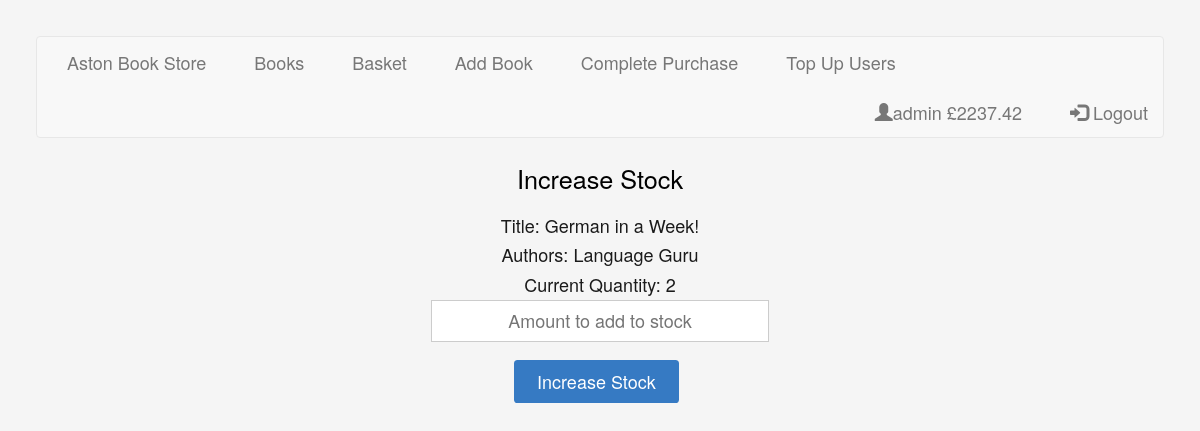
/addstock.php?isbn=9781533409928 (signed in), run on an earlier commit of the app's database.
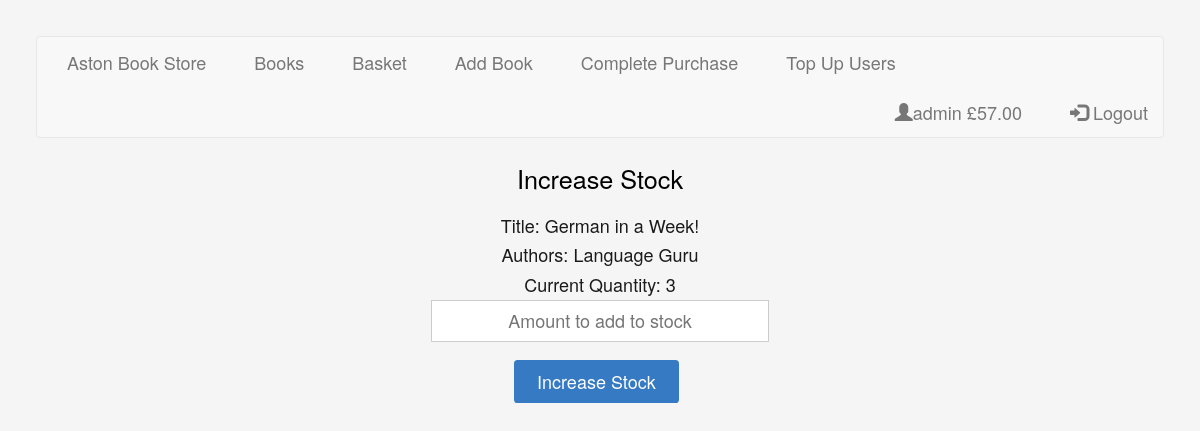
And on a later commit of the database.
### tables this page shows
CREATE TABLE IF NOT EXISTS `user` (
  `user_id` int(11) NOT NULL AUTO_INCREMENT,
  `username` varchar(20) NOT NULL,
  `password` varchar(255) NOT NULL,
  `type` enum('Student','Staff') NOT NULL DEFAULT 'Student',
  `balance` decimal(10,2) NOT NULL,
  `email` varchar(254) NOT NULL,
  `name` varchar(100) NOT NULL,
  PRIMARY KEY (`user_id`),
  UNIQUE KEY `username` (`username`)
);

CREATE TABLE IF NOT EXISTS `book` (
  `book_id` varchar(13) NOT NULL COMMENT 'ISBN',
  `title` varchar(254) NOT NULL,
  `authors` varchar(254) NOT NULL,
  `quantity` int(11) NOT NULL,
  `price` decimal(10,2) NOT NULL,
  `description` varchar(10000) NOT NULL,
  `image` longblob NOT NULL,
  `image_name` varchar(255) DEFAULT NULL,
  PRIMARY KEY (`book_id`)
);

### addstock.php (the view, shortened to what this page needs)
<?php
  require_once 'php/Header.php';
?>
<h2 class="center">Increase Stock</h2>
<div class="center">
  <div>
    <?php
      $errors = false;
      if(empty($_GET['isbn'])){
        echo "<div>ISBN can not be empty.</div>";
        echo '<div class="center"><button type="button" onclick=\'location.href="books.php"\' class="btn btn-primary">Return to Books</button></div>';
        $errors = true;
      } else {
        require_once 'php/InitDb.php';
        try{
          $isbn = $db->quote($_GET['isbn']);
          $rows = $db->query("SELECT book_id, title, authors, quantity FROM book
                              WHERE book_id = $isbn");
          if($rows->rowCount() == 0){
            echo "<div>ISBN not found.</div>";
            echo '<div class="center"><button type="button" onclick=\'location.href="books.php"\' class="btn btn-primary">Return to Books</button></div>';
            $errors = true;
          } else {
            $book = $rows->fetch();
            echo "<div class=\"center\">Title: {$book['title']}</div>";
            echo "<div class=\"center\">Authors: {$book['authors']}</div>";
            echo "<div class=\"center\">Current Quantity: {$book['quantity']}</div>";
          }
        } catch(PDOException $e){
          echo '<div class="center">Database error, please try again.</div>';
          error_log('Database Error: ' . $e);
          $errors = true;
        }
      }
      if(!$errors){
        ?>
        <form method="post" action="addstock.php?isbn=<?php echo $book['book_id']?>">
          <div class="center">
            <input type="text" name="quantity" placeholder="Amount to add to stock" autofocus class="center" size="30">
          </div>
          <div class="center">
            <input type="submit" value="Increase Stock" >
          </div>
        </form>
      <?php
      }
     ?>
  </div>
</div>

### php/Header.php (shortened to what this page needs)
<html>
<head>
  <link rel="stylesheet" type="text/css" href="css/bootstrap.css">
  <link rel="stylesheet" type="text/css" href="css/tacit.min.css">
  <link rel="stylesheet" type="text/css" href="css/my.css">
</head>
<body>
  <nav class="navbar navbar-default">
    <div class="container-fluid">
      <ul class="nav navbar-nav">
        <li <?php if(strpos($_SERVER['REQUEST_URI'], "index.php") !== false){echo 'class="active"';} ?>><a href="index.php">Aston Book Store</a></li>
        <li <?php if(strpos($_SERVER['REQUEST_URI'], "books.php") !== false){echo 'class="active"';} ?>><a href="books.php">Books</a></li>
        <li <?php if(strpos($_SERVER['REQUEST_URI'], "basket.php") !== false){echo 'class="active"';} ?>><a href="basket.php">Basket</a></li>
        <?php
          if($_SESSION['type'] == 'Staff'){?>
            <li <?php if(strpos($_SERVER['REQUEST_URI'], "addbook.php") !== false){echo 'class="active"';} ?>><a href="addbook.php">Add Book</a></li>
            <li <?php if(strpos($_SERVER['REQUEST_URI'], "purchase.php") !== false){echo 'class="active"';} ?>><a href="purchase.php">Complete Purchase</a></li>
            <li <?php if(strpos($_SERVER['REQUEST_URI'], "topup.php") !== false){echo 'class="active"';} ?>><a href="topup.php">Top Up Users</a></li>
        <?php } ?>
      </ul>
      <ul class="nav navbar-nav navbar-right">
        <li><a href="#"><span class="glyphicon glyphicon-user"></span><?php echo $_SESSION['username'] . ' '; include 'php/ShowBalance.php';?></a></li>
        <li><a href="php/Logout.php"><span class="glyphicon glyphicon-log-in"></span> Logout</a></li>
      </ul>
    </div>
  </nav>

### php/ShowBalance.php (shortened to what this page needs)
<?php
  require_once 'InitDb.php';
  try{
    $rows = $db->query("SELECT balance FROM user WHERE user_id = {$_SESSION['id']}");
    $row = $rows->fetch();
    echo '£' . $row['balance'];
  } catch(PDOException $e){
    echo 'Error retrieving balance';
    error_log('Database Error: ' . $e);
  }
?>

### css/my.css (style rules this page uses)
.center { display:flex; justify-content:center; align-items:center; text-align: center; }

What changed in the data, as far as the page shows it:
changed user: balance "2237.42" → "57.00"
changed book "German in a Week!": quantity "2" → "3"
